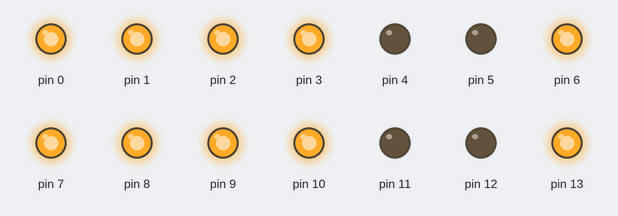
This sketch was run on a simulated Arduino Uno, built with avr-gcc and run on an emulated ATmega328P. Parts: output pins drawn as LEDs (lit = HIGH).

Above: at 0.1 s.
At 8.1 s:
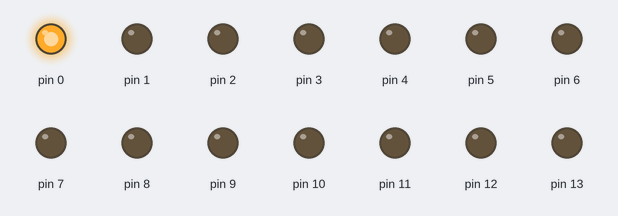
At 14.1 s:
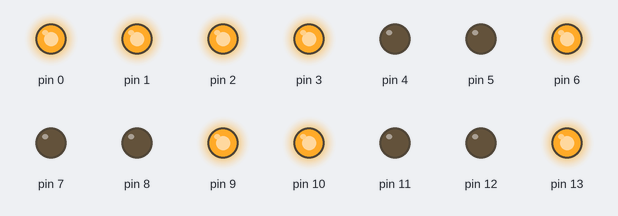
At 19.1 s:
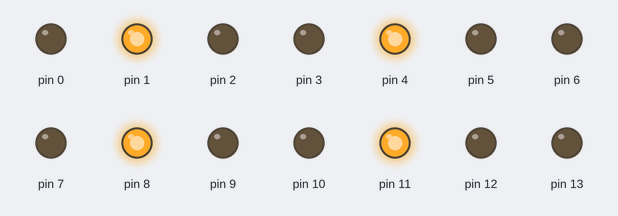
At 29.1 s:
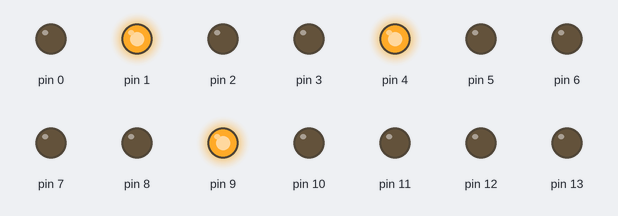
At 38.1 s:
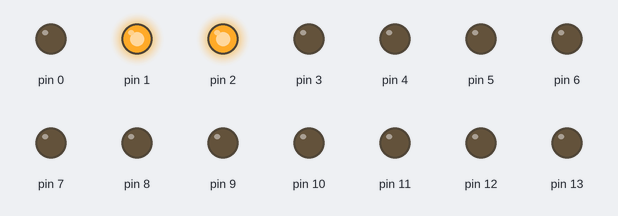
Timing chart, 0 to 40.0 s (numbered marks = the images above):
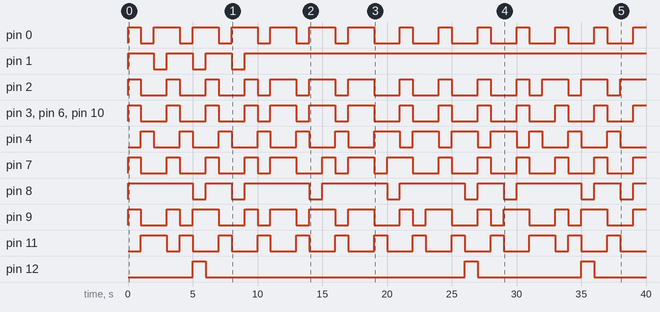

Measured:
- by itself, pin 0: goes HIGH 1.0 s, 6 × (LOW 1.0 s, HIGH 2.0 s), 6 × (LOW 2.0 s, HIGH 1.0 s), LOW 2.0 s, then HIGH
- by itself, pin 1: alternates HIGH for 2.0 s and LOW for 1.0 s, 7 changes in all, then stays HIGH
- by itself, pin 2: LOW → HIGH at 0.00 s, → LOW 1.0 s later, → HIGH 2.0 s later, → LOW 1.0 s later, … (27 changes in this stretch)
- by itself, pin 4: LOW → HIGH at 1.0 s, → LOW 1.0 s later, → HIGH 2.0 s later, → LOW 1.0 s later, … (26 changes in this stretch)
- by itself, pin 7: LOW → HIGH at 0.00 s, → LOW 1.0 s later, → HIGH 2.0 s later, → LOW 1.0 s later, … (27 changes in this stretch)
- by itself, pin 8: LOW → HIGH at 0.00 s, → LOW 5.0 s later, → HIGH 1.0 s later, → LOW 2.0 s later, … (17 changes in this stretch)
- by itself, pin 9: LOW → HIGH at 0.00 s, → LOW 1.0 s later, → HIGH 2.0 s later, → LOW 1.0 s later, … (27 changes in this stretch)
- by itself, pin 11: LOW → HIGH at 1.0 s, → LOW 2.0 s later, → HIGH 1.0 s later, → LOW 1.0 s later, … (26 changes in this stretch)

The sketch:

clock1.ino
```cpp
char digits_equvalent[10][8] = {"1111110", "0110000", "1101101", "1111001", "0110011", "1011011", "1011111", "1110000", "1111111", "1111011"};

// For accurate Time reading, use Arduino Real Time Clock and not just delay()
static uint32_t last_time, now = 0; // RTC

enum DisplayMode{
  hour,
  minute,
  second
};

// initial Time display is 12:59:45 PM
int h=11;
int m=22;
int s=0;
int flag=1;
int d = 0;
DisplayMode displayMode = second;

int val = 0;


void setup() {
  pinMode(0, OUTPUT);
  pinMode(1, OUTPUT);
  pinMode(2, OUTPUT);
  pinMode(3, OUTPUT);
  pinMode(4, OUTPUT);
  pinMode(5, OUTPUT);
  pinMode(6, OUTPUT);
  pinMode(7, OUTPUT);
  pinMode(8, OUTPUT);
  pinMode(9, OUTPUT);
  pinMode(10, OUTPUT);
  pinMode(11, OUTPUT);
  pinMode(12, OUTPUT);
  pinMode(13, OUTPUT);
  pinMode(6, OUTPUT);
  pinMode(A3, OUTPUT);
  digitalWrite(A3, HIGH);
}

void loop() {

  if(s == 60){
    m++;
    s = 0;
  }
  if( m == 60){
    h++;
    m = 0;
  }if( h == 13){
    h = 1;
  }


  change_display_name();

  if(displayMode == second){
    d = s;
  }else if(displayMode == minute){
    d = m;
  }else{
    d = h;
  }

  display2(digits_equvalent[d % 10]);
  display1(digits_equvalent[d / 10]);


  while((now - last_time)< 1000){
    now = millis();
  }
  last_time = now;
  s++;
}

void change_display_name(){
  if(displayMode == second){
    displayMode = hour;
  }else if(displayMode == minute){
    displayMode = second;
  }else{
    displayMode = minute;
  }
}

void display1(char *digit){

  for(int i = 0; i< 7; i++){
    if(digit[i] == '0'){
      digitalWrite(6 - i, HIGH);
    }else{
      digitalWrite(6 - i, LOW);
    }
  }
}

void display2(char *digit){
//  Serial.println(digit);

  for(int i = 0; i < 7; i++){
    if(digit[i] == '0'){
      digitalWrite(13 - i, HIGH);
    }else{
      digitalWrite(13 - i, LOW);
    }
  }
}
```
